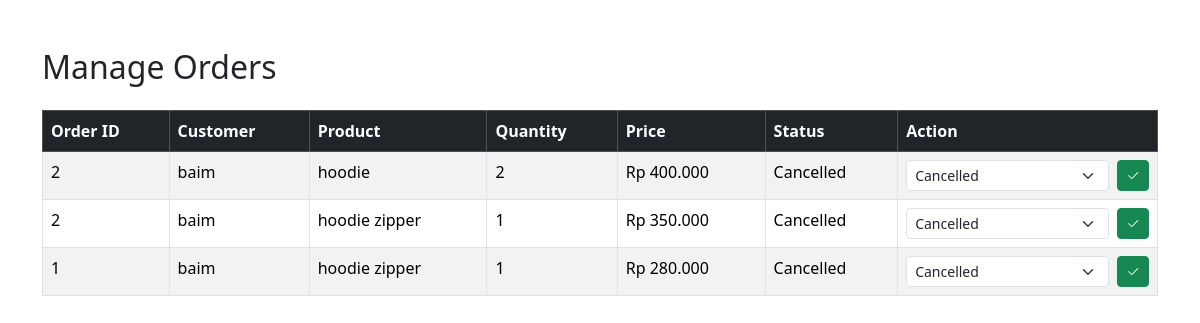
/admin/admin_orders.php, run on the app's committed database.
### tables this page shows
CREATE TABLE `orders` (
  `id` int NOT NULL,
  `user_id` int NOT NULL,
  `total` int NOT NULL,
  `status` enum('pending','paid','shipped','completed','cancelled') DEFAULT 'pending',
  `created_at` timestamp NULL DEFAULT CURRENT_TIMESTAMP
);

CREATE TABLE `users` (
  `id` int NOT NULL,
  `username` varchar(100) NOT NULL,
  `email` varchar(100) NOT NULL,
  `password` varchar(255) NOT NULL,
  `role` enum('user','admin') DEFAULT 'user'
);

CREATE TABLE `products` (
  `id` int NOT NULL,
  `name` varchar(200) NOT NULL,
  `price` int NOT NULL,
  `image` varchar(200) NOT NULL,
  `stock` int DEFAULT '0'
);

CREATE TABLE `order_items` (
  `id` int NOT NULL,
  `order_id` int NOT NULL,
  `product_id` int NOT NULL,
  `quantity` int NOT NULL,
  `price` int NOT NULL
);

### project/db.php (called while the page is built, shortened)
<?php
if (!function_exists('rupiah')) {
    function rupiah($angka) {
        return "Rp " . number_format($angka, 0, ',', '.');
    }
}
?>

### admin/admin_orders.php (the view, shortened to what this page needs)
<?php
include '../project/db.php';
?>
<!doctype html>
<html lang="en">
<head>
    <link href="https://cdn.jsdelivr.net/npm/bootstrap@5.3.2/dist/css/bootstrap.min.css" rel="stylesheet">
    <link href="https://cdn.jsdelivr.net/npm/bootstrap-icons@1.11.1/font/bootstrap-icons.css" rel="stylesheet">
</head>
<body>
<div class="container mt-5">
    <h2 class="mb-4">Manage Orders</h2>
    <table class="table table-bordered table-striped">
        <thead class="table-dark">
            <tr>
                <th>Order ID</th>
                <th>Customer</th>
                <th>Product</th>
                <th>Quantity</th>
                <th>Price</th>
                <th>Status</th>
                <th>Action</th>
            </tr>
        </thead>
        <tbody>
        <?php
        $res = $conn->query("
            SELECT o.id AS order_id, o.total, o.status, o.created_at, u.username AS customer,
                   p.name AS product_name, oi.quantity, oi.price
            FROM orders o
            JOIN users u ON o.user_id = u.id
            JOIN order_items oi ON oi.order_id = o.id
            JOIN products p ON oi.product_id = p.id
            ORDER BY o.id DESC
        ");
        while($o = $res->fetch_assoc()):
        ?>
            <tr>
                <td><?= $o['order_id'] ?></td>
                <td><?= htmlspecialchars($o['customer']) ?></td>
                <td><?= htmlspecialchars($o['product_name']) ?></td>
                <td><?= $o['quantity'] ?></td>
                <td><?= rupiah($o['price'] * $o['quantity']) ?></td>
                <td><?= ucfirst($o['status']) ?></td>
                <td>
                    <form action="" method="post" class="d-flex gap-2 justify-content-center">
                        <select name="status" class="form-select form-select-sm">
                            <option value="cancelled" <?= $o['status']=='cancelled'?'selected':'' ?>>Cancelled</option>
                        </select>
                        <button type="submit" name="update_status" class="btn btn-success btn-sm"><i class="bi bi-check2"></i></button>
                    </form>
                </td>
            </tr>
        <?php endwhile; ?>
        </tbody>
    </table>
</div>
</body>
</html>

### data on the page
orders: id "2", user.username "baim", products.name "hoodie", order_items.quantity "2", order_items.price+quantity "Rp 400.000", status "Cancelled", products.name "hoodie zipper", order_items.quantity "1", order_items.price+quantity "Rp 350.000"
orders: id "1", user.username "baim", products.name "hoodie zipper", order_items.quantity "1", order_items.price+quantity "Rp 280.000", status "Cancelled"
